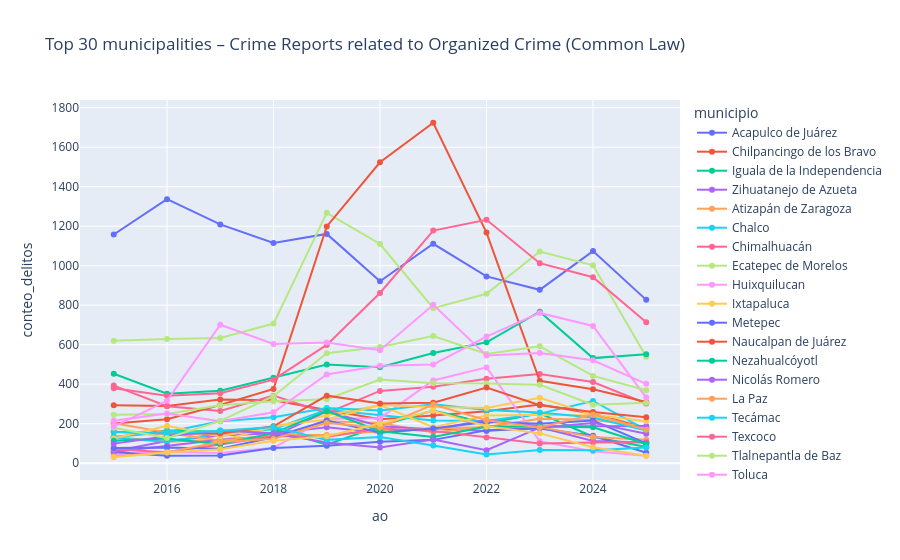

Write notebook code for a chart like this one.
### Code cell
# Create interactive plot

fig = px.line(
    df_top30_cm,
    x='ao',
    y='conteo_delitos',
    color='municipio',
    markers=True,
    title='Top 30 municipalities – Crime Reports related to Organized Crime (Common Law)'
)
fig.update_layout(hovermode='x unified')
fig.show()

### Figure 1 — Plotly figure (JSON) as saved in the notebook; plotly's stock layout.template omitted (floating-point values rounded to 4 significant figures)
{"data": [{"hovertemplate": "municipio=Acapulco de Juárez<br>ao=%{x}<br>conteo_delitos=%{y}<extra></extra>", "legendgroup": "Acapulco de Juárez", "line": {"color": "#636efa", "dash": "solid"}, "marker": {"symbol": "circle"}, "mode": "lines+markers", "name": "Acapulco de Juárez", "orientation": "v", "showlegend": true, "type": "scatter", "x": [2015, 2016, 2017, 2018, 2019, 2020, 2021, 2022, 2023, 2024, 2025], "xaxis": "x", "y": [1158.0, 1337.0, 1209.0, 1115.0, 1161.0, 921.0, 1111.0, 946.0, 878.0, 1074.0, 827.0], "yaxis": "y"}, {"hovertemplate": "municipio=Chilpancingo de los Bravo<br>ao=%{x}<br>conteo_delitos=%{y}<extra></extra>", "legendgroup": "Chilpancingo de los Bravo", "line": {"color": "#EF553B", "dash": "solid"}, "marker": {"symbol": "circle"}, "mode": "lines+markers", "name": "Chilpancingo de los Bravo", "orientation": "v", "showlegend": true, "type": "scatter", "x": [2015, 2016, 2017, 2018, 2019, 2020, 2021, 2022, 2023, 2024, 2025], "xaxis": "x", "y": [293.0, 290.0, 322.0, 319.0, 269.0, 223.0, 242.0, 263.0, 297.0, 250.0, 178.0], "yaxis": "y"}, {"hovertemplate": "municipio=Iguala de la Independencia<br>ao=%{x}<br>conteo_delitos=%{y}<extra></extra>", "legendgroup": "Iguala de la Independencia", "line": {"color": "#00cc96", "dash": "solid"}, "marker": {"symbol": "circle"}, "mode": "lines+markers", "name": "Iguala de la Independencia", "orientation": "v", "showlegend": true, "type": "scatter", "x": [2015, 2016, 2017, 2018, 2019, 2020, 2021, 2022, 2023, 2024, 2025], "xaxis": "x", "y": [131.0, 166.0, 159.0, 174.0, 94.0, 189.0, 266.0, 202.0, 252.0, 134.0, 82.0], "yaxis": "y"}, {"hovertemplate": "municipio=Zihuatanejo de Azueta<br>ao=%{x}<br>conteo_delitos=%{y}<extra></extra>", "legendgroup": "Zihuatanejo de Azueta", "line": {"color": "#ab63fa", "dash": "solid"}, "marker": {"symbol": "circle"}, "mode": "lines+markers", "name": "Zihuatanejo de Azueta", "orientation": "v", "showlegend": true, "type": "scatter", "x": [2015, 2016, 2017, 2018, 2019, 2020, 2021, 2022, 2023, 2024, 2025], "xaxis": "x", "y": [60.0, 112.0, 140.0, 151.0, 182.0, 154.0, 177.0, 163.0, 182.0, 112.0, 105.0], "yaxis": "y"}, {"hovertemplate": "municipio=Atizapán de Zaragoza<br>ao=%{x}<br>conteo_delitos=%{y}<extra></extra>", "legendgroup": "Atizapán de Zaragoza", "line": {"color": "#FFA15A", "dash": "solid"}, "marker": {"symbol": "circle"}, "mode": "lines+markers", "name": "Atizapán de Zaragoza", "orientation": "v", "showlegend": true, "type": "scatter", "x": [2015, 2016, 2017, 2018, 2019, 2020, 2021, 2022, 2023, 2024, 2025], "xaxis": "x", "y": [132.0, 108.0, 118.0, 128.0, 212.0, 204.0, 155.0, 183.0, 225.0, 220.0, 185.0], "yaxis": "y"}, {"hovertemplate": "municipio=Chalco<br>ao=%{x}<br>conteo_delitos=%{y}<extra></extra>", "legendgroup": "Chalco", "line": {"color": "#19d3f3", "dash": "solid"}, "marker": {"symbol": "circle"}, "mode": "lines+markers", "name": "Chalco", "orientation": "v", "showlegend": true, "type": "scatter", "x": [2015, 2016, 2017, 2018, 2019, 2020, 2021, 2022, 2023, 2024, 2025], "xaxis": "x", "y": [127.0, 108.0, 152.0, 172.0, 271.0, 243.0, 216.0, 214.0, 251.0, 315.0, 169.0], "yaxis": "y"}, {"hovertemplate": "municipio=Chimalhuacán<br>ao=%{x}<br>conteo_delitos=%{y}<extra></extra>", "legendgroup": "Chimalhuacán", "line": {"color": "#FF6692", "dash": "solid"}, "marker": {"symbol": "circle"}, "mode": "lines+markers", "name": "Chimalhuacán", "orientation": "v", "showlegend": true, "type": "scatter", "x": [2015, 2016, 2017, 2018, 2019, 2020, 2021, 2022, 2023, 2024, 2025], "xaxis": "x", "y": [393.0, 288.0, 264.0, 342.0, 253.0, 366.0, 387.0, 427.0, 451.0, 411.0, 302.0], "yaxis": "y"}, {"hovertemplate": "municipio=Ecatepec de Morelos<br>ao=%{x}<br>conteo_delitos=%{y}<extra></extra>", "legendgroup": "Ecatepec de Morelos", "line": {"color": "#B6E880", "dash": "solid"}, "marker": {"symbol": "circle"}, "mode": "lines+markers", "name": "Ecatepec de Morelos", "orientation": "v", "showlegend": true, "type": "scatter", "x": [2015, 2016, 2017, 2018, 2019, 2020, 2021, 2022, 2023, 2024, 2025], "xaxis": "x", "y": [620.0, 629.0, 634.0, 707.0, 1268.0, 1110.0, 785.0, 858.0, 1072.0, 1002.0, 539.0], "yaxis": "y"}, {"hovertemplate": "municipio=Huixquilucan<br>ao=%{x}<br>conteo_delitos=%{y}<extra></extra>", "legendgroup": "Huixquilucan", "line": {"color": "#FF97FF", "dash": "solid"}, "marker": {"symbol": "circle"}, "mode": "lines+markers", "name": "Huixquilucan", "orientation": "v", "showlegend": true, "type": "scatter", "x": [2015, 2016, 2017, 2018, 2019, 2020, 2021, 2022, 2023, 2024, 2025], "xaxis": "x", "y": [45.0, 56.0, 51.0, 78.0, 225.0, 228.0, 419.0, 485.0, 111.0, 60.0, 38.0], "yaxis": "y"}, {"hovertemplate": "municipio=Ixtapaluca<br>ao=%{x}<br>conteo_delitos=%{y}<extra></extra>", "legendgroup": "Ixtapaluca", "line": {"color": "#FECB52", "dash": "solid"}, "marker": {"symbol": "circle"}, "mode": "lines+markers", "name": "Ixtapaluca", "orientation": "v", "showlegend": true, "type": "scatter", "x": [2015, 2016, 2017, 2018, 2019, 2020, 2021, 2022, 2023, 2024, 2025], "xaxis": "x", "y": [135.0, 153.0, 114.0, 184.0, 242.0, 294.0, 182.0, 242.0, 245.0, 241.0, 173.0], "yaxis": "y"}, {"hovertemplate": "municipio=Metepec<br>ao=%{x}<br>conteo_delitos=%{y}<extra></extra>", "legendgroup": "Metepec", "line": {"color": "#636efa", "dash": "solid"}, "marker": {"symbol": "circle"}, "mode": "lines+markers", "name": "Metepec", "orientation": "v", "showlegend": true, "type": "scatter", "x": [2015, 2016, 2017, 2018, 2019, 2020, 2021, 2022, 2023, 2024, 2025], "xaxis": "x", "y": [57.0, 37.0, 39.0, 77.0, 88.0, 109.0, 118.0, 167.0, 176.0, 139.0, 53.0], "yaxis": "y"}, {"hovertemplate": "municipio=Naucalpan de Juárez<br>ao=%{x}<br>conteo_delitos=%{y}<extra></extra>", "legendgroup": "Naucalpan de Juárez", "line": {"color": "#EF553B", "dash": "solid"}, "marker": {"symbol": "circle"}, "mode": "lines+markers", "name": "Naucalpan de Juárez", "orientation": "v", "showlegend": true, "type": "scatter", "x": [2015, 2016, 2017, 2018, 2019, 2020, 2021, 2022, 2023, 2024, 2025], "xaxis": "x", "y": [201.0, 223.0, 295.0, 376.0, 1199.0, 1524.0, 1724.0, 1168.0, 417.0, 374.0, 310.0], "yaxis": "y"}, {"hovertemplate": "municipio=Nezahualcóyotl<br>ao=%{x}<br>conteo_delitos=%{y}<extra></extra>", "legendgroup": "Nezahualcóyotl", "line": {"color": "#00cc96", "dash": "solid"}, "marker": {"symbol": "circle"}, "mode": "lines+markers", "name": "Nezahualcóyotl", "orientation": "v", "showlegend": true, "type": "scatter", "x": [2015, 2016, 2017, 2018, 2019, 2020, 2021, 2022, 2023, 2024, 2025], "xaxis": "x", "y": [453.0, 352.0, 367.0, 433.0, 500.0, 486.0, 558.0, 612.0, 767.0, 532.0, 552.0], "yaxis": "y"}, {"hovertemplate": "municipio=Nicolás Romero<br>ao=%{x}<br>conteo_delitos=%{y}<extra></extra>", "legendgroup": "Nicolás Romero", "line": {"color": "#ab63fa", "dash": "solid"}, "marker": {"symbol": "circle"}, "mode": "lines+markers", "name": "Nicolás Romero", "orientation": "v", "showlegend": true, "type": "scatter", "x": [2015, 2016, 2017, 2018, 2019, 2020, 2021, 2022, 2023, 2024, 2025], "xaxis": "x", "y": [57.0, 87.0, 118.0, 136.0, 263.0, 187.0, 172.0, 218.0, 187.0, 187.0, 188.0], "yaxis": "y"}, {"hovertemplate": "municipio=La Paz<br>ao=%{x}<br>conteo_delitos=%{y}<extra></extra>", "legendgroup": "La Paz", "line": {"color": "#FFA15A", "dash": "solid"}, "marker": {"symbol": "circle"}, "mode": "lines+markers", "name": "La Paz", "orientation": "v", "showlegend": true, "type": "scatter", "x": [2015, 2016, 2017, 2018, 2019, 2020, 2021, 2022, 2023, 2024, 2025], "xaxis": "x", "y": [202.0, 156.0, 114.0, 143.0, 143.0, 162.0, 175.0, 183.0, 183.0, 132.0, 119.0], "yaxis": "y"}, {"hovertemplate": "municipio=Tecámac<br>ao=%{x}<br>conteo_delitos=%{y}<extra></extra>", "legendgroup": "Tecámac", "line": {"color": "#19d3f3", "dash": "solid"}, "marker": {"symbol": "circle"}, "mode": "lines+markers", "name": "Tecámac", "orientation": "v", "showlegend": true, "type": "scatter", "x": [2015, 2016, 2017, 2018, 2019, 2020, 2021, 2022, 2023, 2024, 2025], "xaxis": "x", "y": [132.0, 158.0, 212.0, 232.0, 279.0, 267.0, 298.0, 269.0, 256.0, 231.0, 165.0], "yaxis": "y"}, {"hovertemplate": "municipio=Texcoco<br>ao=%{x}<br>conteo_delitos=%{y}<extra></extra>", "legendgroup": "Texcoco", "line": {"color": "#FF6692", "dash": "solid"}, "marker": {"symbol": "circle"}, "mode": "lines+markers", "name": "Texcoco", "orientation": "v", "showlegend": true, "type": "scatter", "x": [2015, 2016, 2017, 2018, 2019, 2020, 2021, 2022, 2023, 2024, 2025], "xaxis": "x", "y": [70.0, 55.0, 94.0, 138.0, 133.0, 176.0, 163.0, 130.0, 100.0, 105.0, 106.0], "yaxis": "y"}, {"hovertemplate": "municipio=Tlalnepantla de Baz<br>ao=%{x}<br>conteo_delitos=%{y}<extra></extra>", "legendgroup": "Tlalnepantla de Baz", "line": {"color": "#B6E880", "dash": "solid"}, "marker": {"symbol": "circle"}, "mode": "lines+markers", "name": "Tlalnepantla de Baz", "orientation": "v", "showlegend": true, "type": "scatter", "x": [2015, 2016, 2017, 2018, 2019, 2020, 2021, 2022, 2023, 2024, 2025], "xaxis": "x", "y": [245.0, 249.0, 293.0, 314.0, 324.0, 424.0, 405.0, 404.0, 397.0, 296.0, 306.0], "yaxis": "y"}, {"hovertemplate": "municipio=Toluca<br>ao=%{x}<br>conteo_delitos=%{y}<extra></extra>", "legendgroup": "Toluca", "line": {"color": "#FF97FF", "dash": "solid"}, "marker": {"symbol": "circle"}, "mode": "lines+markers", "name": "Toluca", "orientation": "v", "showlegend": true, "type": "scatter", "x": [2015, 2016, 2017, 2018, 2019, 2020, 2021, 2022, 2023, 2024, 2025], "xaxis": "x", "y": [215.0, 252.0, 212.0, 258.0, 449.0, 493.0, 500.0, 641.0, 761.0, 695.0, 332.0], "yaxis": "y"}, {"hovertemplate": "municipio=Tultitlán<br>ao=%{x}<br>conteo_delitos=%{y}<extra></extra>", "legendgroup": "Tultitlán", "line": {"color": "#FECB52", "dash": "solid"}, "marker": {"symbol": "circle"}, "mode": "lines+markers", "name": "Tultitlán", "orientation": "v", "showlegend": true, "type": "scatter", "x": [2015, 2016, 2017, 2018, 2019, 2020, 2021, 2022, 2023, 2024, 2025], "xaxis": "x", "y": [125.0, 190.0, 135.0, 187.0, 221.0, 294.0, 284.0, 279.0, 331.0, 245.0, 212.0], "yaxis": "y"}, {"hovertemplate": "municipio=Zumpango<br>ao=%{x}<br>conteo_delitos=%{y}<extra></extra>", "legendgroup": "Zumpango", "line": {"color": "#636efa", "dash": "solid"}, "marker": {"symbol": "circle"}, "mode": "lines+markers", "name": "Zumpango", "orientation": "v", "showlegend": true, "type": "scatter", "x": [2015, 2016, 2017, 2018, 2019, 2020, 2021, 2022, 2023, 2024, 2025], "xaxis": "x", "y": [77.0, 80.0, 73.0, 131.0, 216.0, 155.0, 176.0, 208.0, 200.0, 216.0, 100.0], "yaxis": "y"}, {"hovertemplate": "municipio=Cuautitlán Izcalli<br>ao=%{x}<br>conteo_delitos=%{y}<extra></extra>", "legendgroup": "Cuautitlán Izcalli", "line": {"color": "#EF553B", "dash": "solid"}, "marker": {"symbol": "circle"}, "mode": "lines+markers", "name": "Cuautitlán Izcalli", "orientation": "v", "showlegend": true, "type": "scatter", "x": [2015, 2016, 2017, 2018, 2019, 2020, 2021, 2022, 2023, 2024, 2025], "xaxis": "x", "y": [159.0, 149.0, 150.0, 187.0, 342.0, 302.0, 306.0, 383.0, 293.0, 259.0, 232.0], "yaxis": "y"}, {"hovertemplate": "municipio=Valle de Chalco Solidaridad<br>ao=%{x}<br>conteo_delitos=%{y}<extra></extra>", "legendgroup": "Valle de Chalco Solidaridad", "line": {"color": "#00cc96", "dash": "solid"}, "marker": {"symbol": "circle"}, "mode": "lines+markers", "name": "Valle de Chalco Solidaridad", "orientation": "v", "showlegend": true, "type": "scatter", "x": [2015, 2016, 2017, 2018, 2019, 2020, 2021, 2022, 2023, 2024, 2025], "xaxis": "x", "y": [114.0, 125.0, 96.0, 152.0, 264.0, 162.0, 133.0, 186.0, 186.0, 182.0, 97.0], "yaxis": "y"}, {"hovertemplate": "municipio=Apatzingán<br>ao=%{x}<br>conteo_delitos=%{y}<extra></extra>", "legendgroup": "Apatzingán", "line": {"color": "#ab63fa", "dash": "solid"}, "marker": {"symbol": "circle"}, "mode": "lines+markers", "name": "Apatzingán", "orientation": "v", "showlegend": true, "type": "scatter", "x": [2015, 2016, 2017, 2018, 2019, 2020, 2021, 2022, 2023, 2024, 2025], "xaxis": "x", "y": [99.0, 136.0, 165.0, 152.0, 105.0, 79.0, 120.0, 66.0, 180.0, 204.0, 149.0], "yaxis": "y"}, {"hovertemplate": "municipio=Jacona<br>ao=%{x}<br>conteo_delitos=%{y}<extra></extra>", "legendgroup": "Jacona", "line": {"color": "#FFA15A", "dash": "solid"}, "marker": {"symbol": "circle"}, "mode": "lines+markers", "name": "Jacona", "orientation": "v", "showlegend": true, "type": "scatter", "x": [2015, 2016, 2017, 2018, 2019, 2020, 2021, 2022, 2023, 2024, 2025], "xaxis": "x", "y": [34.0, 55.0, 107.0, 124.0, 203.0, 181.0, 297.0, 217.0, 181.0, 247.0, 169.0], "yaxis": "y"}, {"hovertemplate": "municipio=Lázaro Cárdenas<br>ao=%{x}<br>conteo_delitos=%{y}<extra></extra>", "legendgroup": "Lázaro Cárdenas", "line": {"color": "#19d3f3", "dash": "solid"}, "marker": {"symbol": "circle"}, "mode": "lines+markers", "name": "Lázaro Cárdenas", "orientation": "v", "showlegend": true, "type": "scatter", "x": [2015, 2016, 2017, 2018, 2019, 2020, 2021, 2022, 2023, 2024, 2025], "xaxis": "x", "y": [158.0, 150.0, 164.0, 183.0, 118.0, 132.0, 89.0, 44.0, 67.0, 65.0, 79.0], "yaxis": "y"}, {"hovertemplate": "municipio=Morelia<br>ao=%{x}<br>conteo_delitos=%{y}<extra></extra>", "legendgroup": "Morelia", "line": {"color": "#FF6692", "dash": "solid"}, "marker": {"symbol": "circle"}, "mode": "lines+markers", "name": "Morelia", "orientation": "v", "showlegend": true, "type": "scatter", "x": [2015, 2016, 2017, 2018, 2019, 2020, 2021, 2022, 2023, 2024, 2025], "xaxis": "x", "y": [379.0, 342.0, 354.0, 423.0, 599.0, 862.0, 1178.0, 1233.0, 1013.0, 942.0, 714.0], "yaxis": "y"}, {"hovertemplate": "municipio=Uruapan<br>ao=%{x}<br>conteo_delitos=%{y}<extra></extra>", "legendgroup": "Uruapan", "line": {"color": "#B6E880", "dash": "solid"}, "marker": {"symbol": "circle"}, "mode": "lines+markers", "name": "Uruapan", "orientation": "v", "showlegend": true, "type": "scatter", "x": [2015, 2016, 2017, 2018, 2019, 2020, 2021, 2022, 2023, 2024, 2025], "xaxis": "x", "y": [179.0, 127.0, 214.0, 339.0, 557.0, 588.0, 644.0, 553.0, 592.0, 442.0, 369.0], "yaxis": "y"}, {"hovertemplate": "municipio=Zamora<br>ao=%{x}<br>conteo_delitos=%{y}<extra></extra>", "legendgroup": "Zamora", "line": {"color": "#FF97FF", "dash": "solid"}, "marker": {"symbol": "circle"}, "mode": "lines+markers", "name": "Zamora", "orientation": "v", "showlegend": true, "type": "scatter", "x": [2015, 2016, 2017, 2018, 2019, 2020, 2021, 2022, 2023, 2024, 2025], "xaxis": "x", "y": [185.0, 316.0, 701.0, 604.0, 611.0, 572.0, 802.0, 545.0, 558.0, 521.0, 402.0], "yaxis": "y"}, {"hovertemplate": "municipio=Zitácuaro<br>ao=%{x}<br>conteo_delitos=%{y}<extra></extra>", "legendgroup": "Zitácuaro", "line": {"color": "#FECB52", "dash": "solid"}, "marker": {"symbol": "circle"}, "mode": "lines+markers", "name": "Zitácuaro", "orientation": "v", "showlegend": true, "type": "scatter", "x": [2015, 2016, 2017, 2018, 2019, 2020, 2021, 2022, 2023, 2024, 2025], "xaxis": "x", "y": [30.0, 54.0, 71.0, 114.0, 136.0, 200.0, 265.0, 187.0, 151.0, 81.0, 38.0], "yaxis": "y"}], "layout": {"hovermode": "x unified", "legend": {"title": {"text": "municipio"}, "tracegroupgap": 0}, "title": {"text": "Top 30 municipalities – Crime Reports related to Organized Crime (Common Law)"}, "xaxis": {"anchor": "y", "domain": [0, 1], "title": {"text": "ao"}}, "yaxis": {"anchor": "x", "domain": [0, 1], "title": {"text": "conteo_delitos"}}}}
